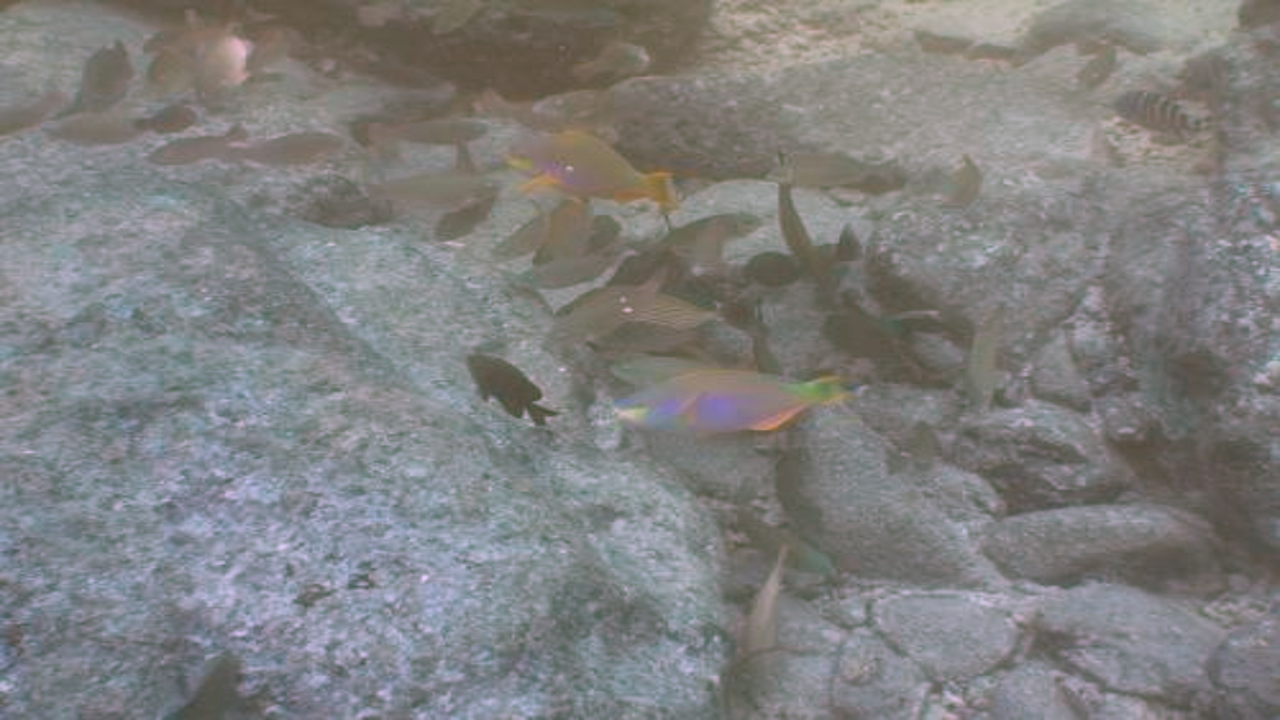
#> input picture 报告图片/WBP-test1.png, 1280 x 720 px, found by its file name; the run also reads 1 picture not shown here
$ python uiconm.py
#> lines starting #> are read from the running program, lines starting #| are printed output that depends on the picture; long printed decimals are rounded
#> in fky_uiconm, img is the input picture: shape (720, 1280, 3); mean B, G, R 127.9, 127.9, 127.9
import cv2
import math
import numpy as np

def UICONM(rbg, L):  #wrong
#> called with L = 8
    m, n, o = np.shape(rbg)  #横向为n列 纵向为m行
#> m = 720; n = 1280; o = 3
    number_m = math.floor(m/L)
#> number_m = 90
    number_n = math.floor(n/L)
#> number_n = 160
    A1 = np.zeros((L, L)) #全0矩阵
    m1 = 0
    logAMEE = 0
    for i in range(number_m):
        n1 = 0
        for t in range(number_n):
            A1 = rbg[m1:m1+L, n1:n1+L]
            rbg_min = int(np.amin(np.amin(A1)))
            rbg_max = int(np.amax(np.amax(A1)))
            plip_add = rbg_max+rbg_min-rbg_max*rbg_min/1026
            if 1026-rbg_min > 0:
                plip_del = 1026*(rbg_max-rbg_min)/(1026-rbg_min)
                if plip_del > 0 and plip_add > 0:
                    local_a = plip_del/plip_add
                    local_b = math.log(plip_del/plip_add)
                    phi = local_a * local_b
                    logAMEE = logAMEE + phi
            n1 = n1 + L
        m1 = m1 + L
#> after the loop, logAMEE = -4355.3; m1 = 720
    logAMEE = 1026-1026*((1-logAMEE/1026)**(1/(number_n*number_m)))
#> logAMEE = -0.118
    return logAMEE


def fky_uiconm(img_path):
    img = cv2.imread(img_path)
    Uiconm = UICONM(img, 8)
#> Uiconm = -0.118
    print(Uiconm)
#| -0.1181

fky_uiconm("WBP-test1.png")
fky_uiconm("WBP-test2.png")
#> call 2 of fky_uiconm, with img_path = 'WBP-test2.png'
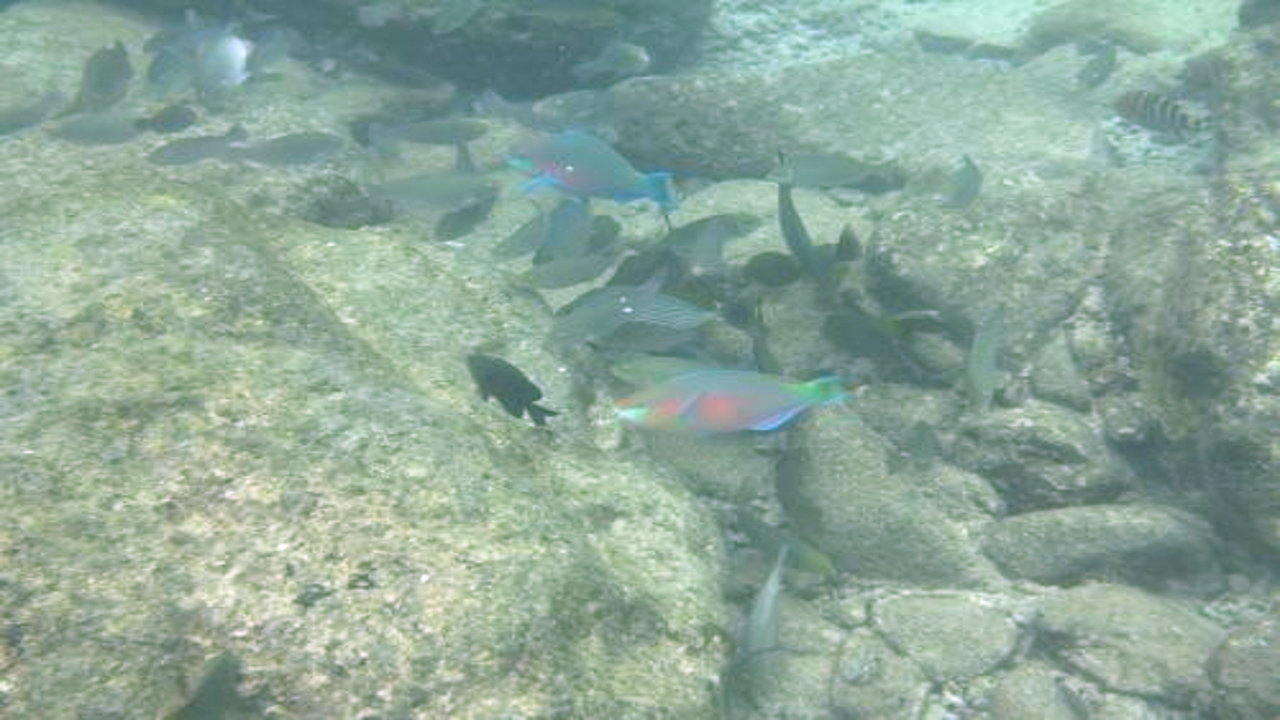
#> input picture 报告图片/WBP-test2.png, 1280 x 720 px, found by its file name
#> in fky_uiconm, img is the input picture: shape (720, 1280, 3); mean B, G, R 153.8, 167.6, 142.5
#> in fky_uiconm (call 2), `Uiconm = UICONM(img, 8)`: Uiconm = -0.124
#| -0.1238
fky_uiconm("WBP-test3.png")
#> call 3 of fky_uiconm, with img_path = 'WBP-test3.png'
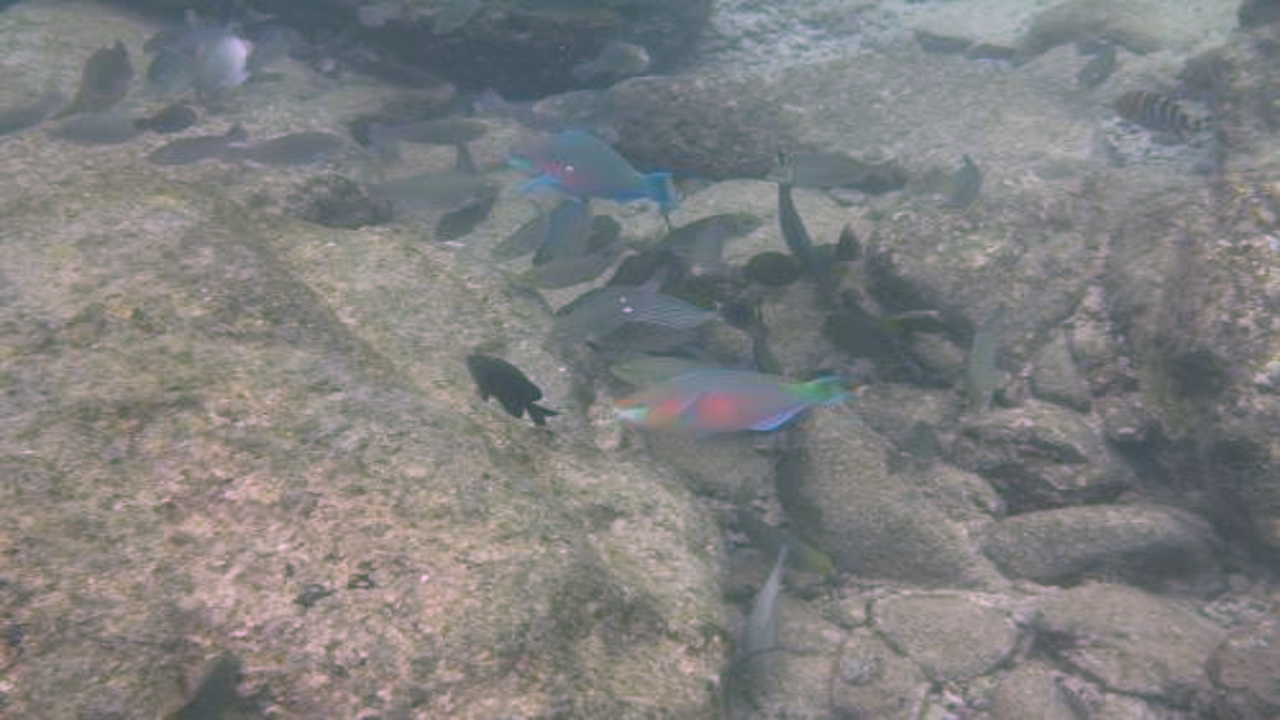
#> input picture 报告图片/WBP-test3.png, 1280 x 720 px, found by its file name
#> in fky_uiconm, img is the input picture: shape (720, 1280, 3); mean B, G, R 127.4, 127.4, 127.4
#> in fky_uiconm (call 3), `Uiconm = UICONM(img, 8)`: Uiconm = -0.118
#| -0.1182
fky_uiconm("WBP-test4.png")
#| -0.1149
fky_uiconm("WBP-test5.png")
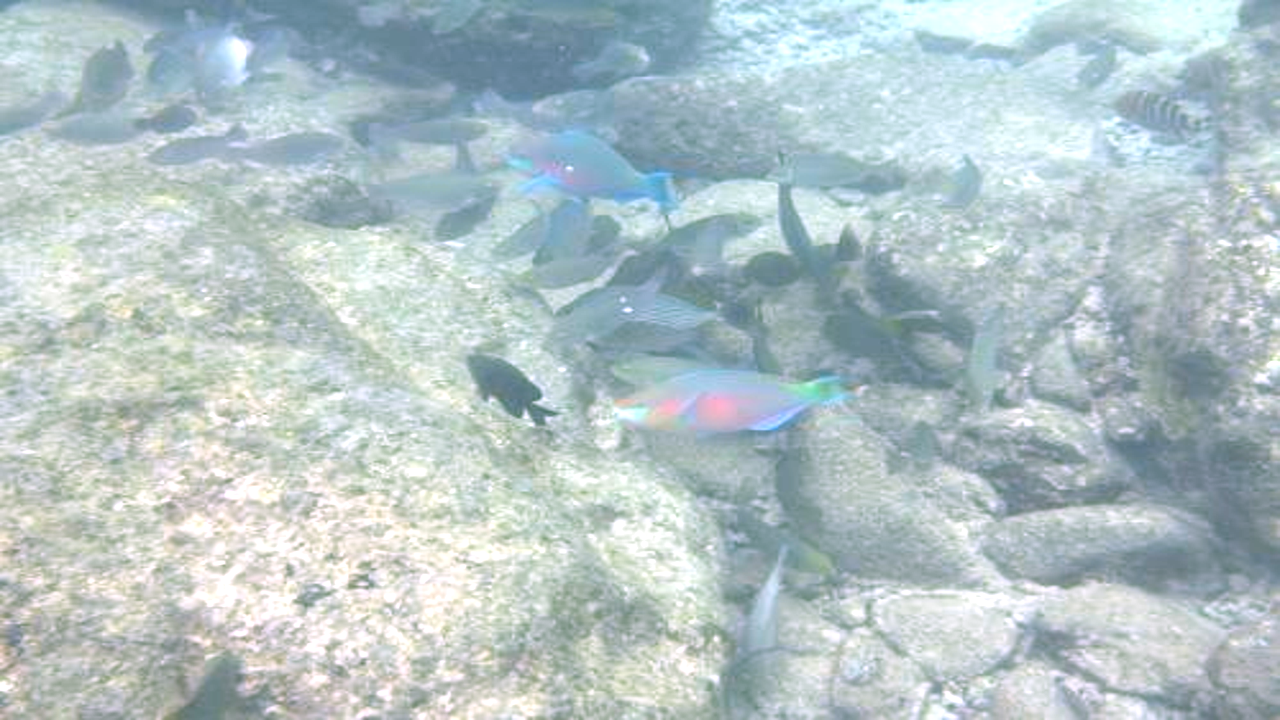
#> input picture 报告图片/WBP-test5.png, 1280 x 720 px, found by its file name
#> in fky_uiconm, img is the input picture: shape (720, 1280, 3); mean B, G, R 198.6, 195.8, 179.5
#> in fky_uiconm (call 5), `Uiconm = UICONM(img, 8)`: Uiconm = -0.122
#| -0.1217
